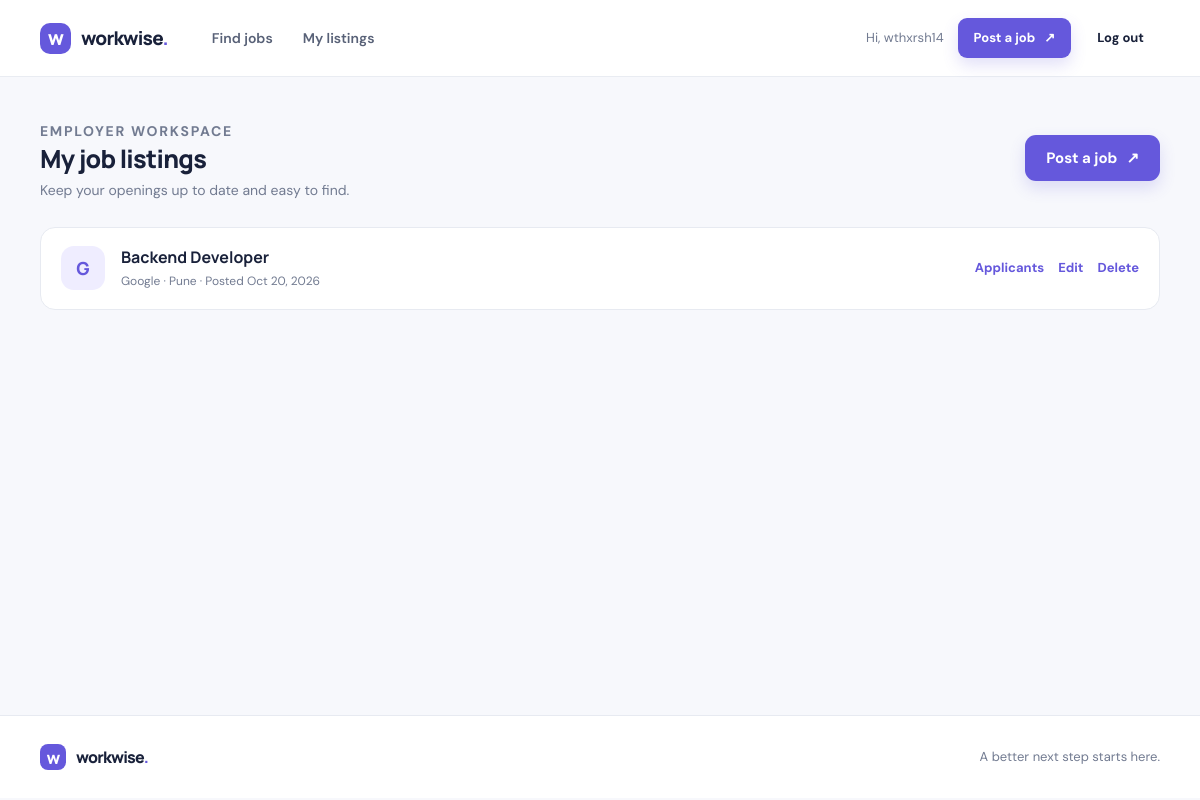
/jobs/mine/ (signed in), run on the app's committed database.
### accounts/models.py (models this page shows, shortened)
class CustomUser(AbstractUser):
    ROLE_CHOICES = [
        ('employer', 'Employer'),
        ('seeker', 'Job Seeker'),
    ]
    role = models.CharField(max_length=20, choices=ROLE_CHOICES, default='seeker')

### jobs/models.py (models this page shows, shortened)
class Job(models.Model):
    title = models.CharField(max_length=200)
    company_name = models.CharField(max_length=200)
    description = models.TextField()
    location = models.CharField(max_length=100)
    salary = models.DecimalField(max_digits=10, decimal_places=2)
    posted_by = models.ForeignKey(settings.AUTH_USER_MODEL, on_delete=models.CASCADE)
    date_posted = models.DateField(auto_now_add=True)
    class Meta:
        ordering = ['-date_posted']

### jobs/views.py (the view)
# urls.py: path("mine/", MyJobsListView.as_view(), name="my_jobs"),
class MyJobsListView(EmployerRequiredMixin, ListView):
    model = Job
    template_name = "my_jobs.html"
    context_object_name = "my_jobs"
    def get_queryset(self):
        return Job.objects.filter(posted_by=self.request.user)

### jobs/views.py (called while the page is built)
    def test_func(self):
        return self.request.user.role == "employer"

### jobs/templates/my_jobs.html (shortened to what this page needs)
{% extends "base.html" %}
{% block content %}
<header class="page-heading">
    <div>
        <p class="eyebrow eyebrow-light">Employer workspace</p>
        <h1>My job listings</h1>
        <p>Keep your openings up to date and easy to find.</p>
    </div>
    <a class="button button-primary" href="{% url 'jobs:job_create' %}">Post a job <span aria-hidden="true">↗</span></a>
</header>
<section class="listing-stack" aria-label="Your job listings">
    {% for job in my_jobs %}
        <article class="listing-row">
            <div class="company-avatar" aria-hidden="true">{{ job.company_name|first|upper }}</div>
            <div class="listing-main">
                <h3><a href="{% url 'jobs:job_detail' job.pk %}">{{ job.title }}</a></h3>
                <p>{{ job.company_name }} · {{ job.location }} · Posted {{ job.date_posted|date:"M j, Y" }}</p>
            </div>
            <div class="listing-actions">
                <a class="text-link" href="{% url 'jobs:job_applicants' job.pk %}">Applicants</a>
                <a class="text-link" href="{% url 'jobs:job_update' job.pk %}">Edit</a>
                <a class="text-link" href="{% url 'jobs:job_delete' job.pk %}">Delete</a>
            </div>
        </article>
    {% endfor %}
</section>
{% endblock %}

### jobs/templates/base.html (shortened to what this page needs)
{% load static %}
<!doctype html>
<html lang="en">
<head>
    <link rel="stylesheet" href="{% static 'jobs/css/site.css' %}">
</head>
<body>
    <header class="site-header">
        <div class="nav-shell">
            <a class="brand" href="{% url 'jobs:job_list' %}" aria-label="Workwise home">
                <span class="brand-mark">w</span>
                <span>workwise<span class="brand-period">.</span></span>
            </a>
            <nav class="main-nav" aria-label="Main navigation">
                <a href="{% url 'jobs:job_list' %}">Find jobs</a>
                {% if user.is_authenticated %}
                    {% if user.role == "employer" %}
                        <a href="{% url 'jobs:my_jobs' %}">My listings</a>
                    {% else %}
                        <a href="{% url 'jobs:my_applications' %}">My applications</a>
                    {% endif %}
                {% endif %}
            </nav>
            <div class="nav-actions">
                {% if user.is_authenticated %}
                    <span class="user-greeting">Hi, {{ user.first_name|default:user.username }}</span>
                    {% if user.role == "employer" %}
                        <a class="button button-primary button-small" href="{% url 'jobs:job_create' %}">Post a job <span aria-hidden="true">↗</span></a>
                    {% endif %}
                    <form method="post" action="{% url 'logout' %}" class="logout-form">
                        <button class="button button-quiet button-small" type="submit">Log out</button>
                    </form>
                {% else %}
                    <a class="button button-quiet button-small" href="{% url 'login' %}">Log in</a>
                    <a class="button button-primary button-small" href="{% url 'accounts:signup' %}">Create account <span aria-hidden="true">↗</span></a>
                {% endif %}
            </div>
        </div>
    </header>
    <main class="page-shell">
        {% block content %}{% endblock %}
    </main>
    <footer class="site-footer">
        <div class="footer-shell">
            <a class="brand brand-footer" href="{% url 'jobs:job_list' %}">
                <span class="brand-mark">w</span><span>workwise<span class="brand-period">.</span></span>
            </a>
            <span>A better next step starts here.</span>
        </div>
    </footer>
</body>
</html>

### jobs/static/jobs/css/site.css (style rules this page uses)
:root { color-scheme: light; --ink: #19213a; --muted: #727b91; --line: #e7eaf1; --paper: #ffffff; --canvas: #f7f8fc; --violet: #6558dc; --violet-dark: #5144c5; --violet-soft: #efedff; --mint: #d9f5e8; --danger: #b6384e; --shadow: 0 16px 44px rgba(31, 39, 70, .07); }
* { box-sizing: border-box; }
html { min-width: 320px; scroll-behavior: smooth; }
body { margin: 0; background: var(--canvas); color: var(--ink); font: 15px/1.6 "DM Sans", sans-serif; -webkit-font-smoothing: antialiased; }
a { color: inherit; text-decoration: none; }
button, input, select, textarea { font: inherit; }
button, a { -webkit-tap-highlight-color: transparent; }
.site-header { position: sticky; z-index: 10; top: 0; background: rgba(255, 255, 255, .93); border-bottom: 1px solid rgba(231, 234, 241, .9); backdrop-filter: blur(16px); }
.nav-shell, .footer-shell, .page-shell { width: min(1120px, calc(100% - 48px)); margin-inline: auto; }
.nav-shell { min-height: 76px; display: flex; align-items: center; gap: 44px; }
.brand { display: inline-flex; align-items: center; gap: 10px; font: 800 19px/1 "Manrope", sans-serif; letter-spacing: -.8px; white-space: nowrap; }
.brand-mark { width: 31px; height: 31px; display: grid; place-items: center; border-radius: 10px; background: var(--violet); color: white; font: 800 20px/1 "Manrope", sans-serif; }
.brand-period { color: var(--violet); }
.main-nav { display: flex; align-items: center; gap: 30px; height: 76px; }
.main-nav a { height: 100%; display: flex; align-items: center; position: relative; color: #586177; font-size: 14px; font-weight: 600; }
.nav-actions { display: flex; align-items: center; gap: 10px; margin-left: auto; }
.user-greeting { color: var(--muted); font-size: 13px; margin-right: 4px; }
.logout-form { margin: 0; }
.button { display: inline-flex; align-items: center; justify-content: center; gap: 9px; min-height: 46px; padding: 0 20px; border: 1px solid transparent; border-radius: 11px; cursor: pointer; font-weight: 700; transition: background .18s ease, transform .18s ease, box-shadow .18s ease; }
.button-primary { color: #fff; background: var(--violet); box-shadow: 0 7px 16px rgba(101, 88, 220, .19); }
.button-quiet { color: var(--ink); background: transparent; }
.button-small { min-height: 40px; padding-inline: 15px; border-radius: 9px; font-size: 13px; }
.page-shell { min-height: calc(100vh - 162px); padding-block: 38px 80px; }
.site-footer { border-top: 1px solid var(--line); background: #fff; }
.footer-shell { min-height: 82px; display: flex; align-items: center; justify-content: space-between; color: var(--muted); font-size: 13px; }
.brand-footer { color: var(--ink); font-size: 16px; }
.brand-footer .brand-mark { width: 26px; height: 26px; font-size: 17px; border-radius: 8px; }
.eyebrow { display: inline-flex; align-items: center; gap: 8px; margin: 0 0 12px; color: #c8c4ff; font-size: 11px; font-weight: 700; letter-spacing: 1.7px; text-transform: uppercase; }
.eyebrow-light { color: var(--violet); }
.section-heading h2, .page-heading h1 { margin: 0; font: 800 25px/1.25 "Manrope", sans-serif; letter-spacing: -.7px; }
.section-heading p, .page-heading p { margin: 5px 0 0; color: var(--muted); font-size: 14px; }
.company-avatar { flex: 0 0 44px; display: grid; place-items: center; width: 44px; height: 44px; border-radius: 13px; background: var(--violet-soft); color: var(--violet); font: 800 18px "Manrope", sans-serif; text-transform: uppercase; }
.text-link { color: var(--violet); font-size: 13px; font-weight: 700; }
.page-heading { display: flex; align-items: center; justify-content: space-between; gap: 24px; margin-bottom: 25px; }
.listing-stack { display: grid; gap: 12px; }
.listing-row { display: flex; align-items: center; gap: 16px; padding: 18px 20px; border: 1px solid var(--line); border-radius: 15px; background: white; }
.listing-main { flex: 1; min-width: 0; }
.listing-main h3 { margin: 0; overflow: hidden; font: 700 16px "Manrope", sans-serif; text-overflow: ellipsis; white-space: nowrap; }
.listing-main p { margin: 4px 0 0; color: var(--muted); font-size: 12px; }
.listing-actions { display: flex; align-items: center; gap: 14px; }

### data on the page
CustomUser: first_name "wthxrsh14"
Job: company_name|first "G", title "Backend Developer", company_name "Google", location "Pune", date_posted "Oct 20, 2026"
